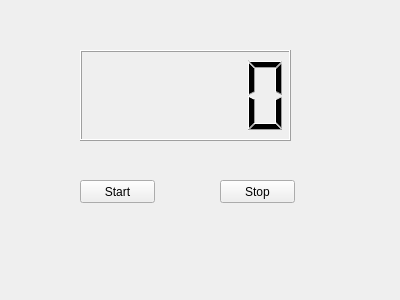
<?xml version="1.0" encoding="UTF-8"?>
<ui version="4.0">
 <class>MyWidget</class>
 <widget class="QWidget" name="MyWidget">
  <property name="geometry">
   <rect>
    <x>0</x>
    <y>0</y>
    <width>400</width>
    <height>300</height>
   </rect>
  </property>
  <property name="windowTitle">
   <string>MyWidget</string>
  </property>
  <widget class="QPushButton" name="pushButtonStart">
   <property name="geometry">
    <rect>
     <x>80</x>
     <y>180</y>
     <width>75</width>
     <height>23</height>
    </rect>
   </property>
   <property name="text">
    <string>Start</string>
   </property>
  </widget>
  <widget class="QPushButton" name="pushButtonStop">
   <property name="geometry">
    <rect>
     <x>220</x>
     <y>180</y>
     <width>75</width>
     <height>23</height>
    </rect>
   </property>
   <property name="text">
    <string>Stop</string>
   </property>
  </widget>
  <widget class="QLCDNumber" name="lcdNumber">
   <property name="geometry">
    <rect>
     <x>80</x>
     <y>50</y>
     <width>211</width>
     <height>91</height>
    </rect>
   </property>
  </widget>
 </widget>
 <layoutdefault spacing="6" margin="11"/>
 <resources/>
 <connections/>
</ui>
